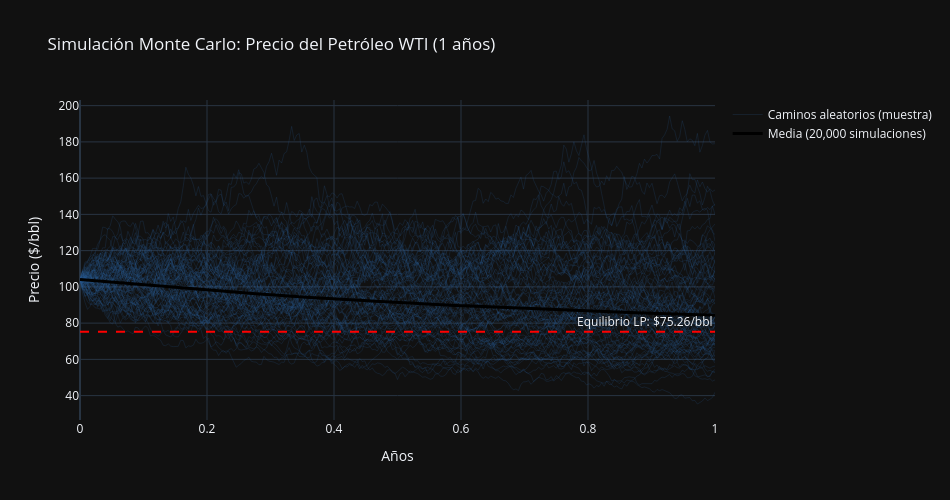

The notebook cell saved with this chart:
### Code cell
# ------------------------------------------------------------------------------
# GRÁFICA 1: Trayectorias de Monte Carlo - Petróleo WTI
# ------------------------------------------------------------------------------
fig_oil = go.Figure()

# Caminos individuales (en gris/azul translúcido para no saturar)
for i in range(n_paths_plot):
    fig_oil.add_trace(
        go.Scatter(
            x=time_grid,
            y=P_oil_paths[:, i],
            mode='lines',
            line=dict(color='rgba(43, 92, 143, 0.20)', width=1),
            showlegend=(i == 0),
            name='Caminos aleatorios (muestra)',
            hoverinfo='skip',
        )
    )

# Media de las N_SIMS simulaciones
fig_oil.add_trace(
    go.Scatter(
        x=time_grid,
        y=P_oil_paths.mean(axis=1),
        mode='lines',
        line=dict(color='black', width=3),
        name=f'Media ({N_SIMS:,} simulaciones)',
    )
)

# Nivel de equilibrio de largo plazo
fig_oil.add_hline(
    y=oil_params['eq_price'],
    line_dash='dash',
    line_color='red',
    line_width=2,
    annotation_text=f"Equilibrio LP: ${oil_params['eq_price']:.2f}/bbl",
    annotation_position='top right',
)

fig_oil.update_layout(
    title=f'Simulación Monte Carlo: Precio del Petróleo WTI ({N_YEARS} años)',
    xaxis_title='Años',
    yaxis_title='Precio ($/bbl)',
    template='plotly_dark',
    width=950,
    height=500,
    hovermode='x unified',
)
fig_oil.show()

### Figure 1 — Plotly figure (JSON) as saved in the notebook; plotly's stock layout.template omitted (floating-point values rounded to 4 significant figures; data arrays with more than 128 entries replaced by an {"elided": "..."} marker saying what was removed)
{"data": [{"hoverinfo": "skip", "line": {"color": "rgba(43, 92, 143, 0.20)", "width": 1}, "mode": "lines", "name": "Caminos aleatorios (muestra)", "showlegend": true, "type": "scatter", "x": {"elided": "253 float values"}, "y": {"elided": "253 float values"}}, {"hoverinfo": "skip", "line": {"color": "rgba(43, 92, 143, 0.20)", "width": 1}, "mode": "lines", "name": "Caminos aleatorios (muestra)", "showlegend": false, "type": "scatter", "x": {"elided": "253 float values"}, "y": {"elided": "253 float values"}}, {"hoverinfo": "skip", "line": {"color": "rgba(43, 92, 143, 0.20)", "width": 1}, "mode": "lines", "name": "Caminos aleatorios (muestra)", "showlegend": false, "type": "scatter", "x": {"elided": "253 float values"}, "y": {"elided": "253 float values"}}, {"hoverinfo": "skip", "line": {"color": "rgba(43, 92, 143, 0.20)", "width": 1}, "mode": "lines", "name": "Caminos aleatorios (muestra)", "showlegend": false, "type": "scatter", "x": {"elided": "253 float values"}, "y": {"elided": "253 float values"}}, {"hoverinfo": "skip", "line": {"color": "rgba(43, 92, 143, 0.20)", "width": 1}, "mode": "lines", "name": "Caminos aleatorios (muestra)", "showlegend": false, "type": "scatter", "x": {"elided": "253 float values"}, "y": {"elided": "253 float values"}}, {"hoverinfo": "skip", "line": {"color": "rgba(43, 92, 143, 0.20)", "width": 1}, "mode": "lines", "name": "Caminos aleatorios (muestra)", "showlegend": false, "type": "scatter", "x": {"elided": "253 float values"}, "y": {"elided": "253 float values"}}, {"hoverinfo": "skip", "line": {"color": "rgba(43, 92, 143, 0.20)", "width": 1}, "mode": "lines", "name": "Caminos aleatorios (muestra)", "showlegend": false, "type": "scatter", "x": {"elided": "253 float values"}, "y": {"elided": "253 float values"}}, {"hoverinfo": "skip", "line": {"color": "rgba(43, 92, 143, 0.20)", "width": 1}, "mode": "lines", "name": "Caminos aleatorios (muestra)", "showlegend": false, "type": "scatter", "x": {"elided": "253 float values"}, "y": {"elided": "253 float values"}}, {"hoverinfo": "skip", "line": {"color": "rgba(43, 92, 143, 0.20)", "width": 1}, "mode": "lines", "name": "Caminos aleatorios (muestra)", "showlegend": false, "type": "scatter", "x": {"elided": "253 float values"}, "y": {"elided": "253 float values"}}, {"hoverinfo": "skip", "line": {"color": "rgba(43, 92, 143, 0.20)", "width": 1}, "mode": "lines", "name": "Caminos aleatorios (muestra)", "showlegend": false, "type": "scatter", "x": {"elided": "253 float values"}, "y": {"elided": "253 float values"}}, {"hoverinfo": "skip", "line": {"color": "rgba(43, 92, 143, 0.20)", "width": 1}, "mode": "lines", "name": "Caminos aleatorios (muestra)", "showlegend": false, "type": "scatter", "x": {"elided": "253 float values"}, "y": {"elided": "253 float values"}}, {"hoverinfo": "skip", "line": {"color": "rgba(43, 92, 143, 0.20)", "width": 1}, "mode": "lines", "name": "Caminos aleatorios (muestra)", "showlegend": false, "type": "scatter", "x": {"elided": "253 float values"}, "y": {"elided": "253 float values"}}, {"hoverinfo": "skip", "line": {"color": "rgba(43, 92, 143, 0.20)", "width": 1}, "mode": "lines", "name": "Caminos aleatorios (muestra)", "showlegend": false, "type": "scatter", "x": {"elided": "253 float values"}, "y": {"elided": "253 float values"}}, {"hoverinfo": "skip", "line": {"color": "rgba(43, 92, 143, 0.20)", "width": 1}, "mode": "lines", "name": "Caminos aleatorios (muestra)", "showlegend": false, "type": "scatter", "x": {"elided": "253 float values"}, "y": {"elided": "253 float values"}}, {"hoverinfo": "skip", "line": {"color": "rgba(43, 92, 143, 0.20)", "width": 1}, "mode": "lines", "name": "Caminos aleatorios (muestra)", "showlegend": false, "type": "scatter", "x": {"elided": "253 float values"}, "y": {"elided": "253 float values"}}, {"hoverinfo": "skip", "line": {"color": "rgba(43, 92, 143, 0.20)", "width": 1}, "mode": "lines", "name": "Caminos aleatorios (muestra)", "showlegend": false, "type": "scatter", "x": {"elided": "253 float values"}, "y": {"elided": "253 float values"}}, {"hoverinfo": "skip", "line": {"color": "rgba(43, 92, 143, 0.20)", "width": 1}, "mode": "lines", "name": "Caminos aleatorios (muestra)", "showlegend": false, "type": "scatter", "x": {"elided": "253 float values"}, "y": {"elided": "253 float values"}}, {"hoverinfo": "skip", "line": {"color": "rgba(43, 92, 143, 0.20)", "width": 1}, "mode": "lines", "name": "Caminos aleatorios (muestra)", "showlegend": false, "type": "scatter", "x": {"elided": "253 float values"}, "y": {"elided": "253 float values"}}, {"hoverinfo": "skip", "line": {"color": "rgba(43, 92, 143, 0.20)", "width": 1}, "mode": "lines", "name": "Caminos aleatorios (muestra)", "showlegend": false, "type": "scatter", "x": {"elided": "253 float values"}, "y": {"elided": "253 float values"}}, {"hoverinfo": "skip", "line": {"color": "rgba(43, 92, 143, 0.20)", "width": 1}, "mode": "lines", "name": "Caminos aleatorios (muestra)", "showlegend": false, "type": "scatter", "x": {"elided": "253 float values"}, "y": {"elided": "253 float values"}}, {"hoverinfo": "skip", "line": {"color": "rgba(43, 92, 143, 0.20)", "width": 1}, "mode": "lines", "name": "Caminos aleatorios (muestra)", "showlegend": false, "type": "scatter", "x": {"elided": "253 float values"}, "y": {"elided": "253 float values"}}, {"hoverinfo": "skip", "line": {"color": "rgba(43, 92, 143, 0.20)", "width": 1}, "mode": "lines", "name": "Caminos aleatorios (muestra)", "showlegend": false, "type": "scatter", "x": {"elided": "253 float values"}, "y": {"elided": "253 float values"}}, {"hoverinfo": "skip", "line": {"color": "rgba(43, 92, 143, 0.20)", "width": 1}, "mode": "lines", "name": "Caminos aleatorios (muestra)", "showlegend": false, "type": "scatter", "x": {"elided": "253 float values"}, "y": {"elided": "253 float values"}}, {"hoverinfo": "skip", "line": {"color": "rgba(43, 92, 143, 0.20)", "width": 1}, "mode": "lines", "name": "Caminos aleatorios (muestra)", "showlegend": false, "type": "scatter", "x": {"elided": "253 float values"}, "y": {"elided": "253 float values"}}, {"hoverinfo": "skip", "line": {"color": "rgba(43, 92, 143, 0.20)", "width": 1}, "mode": "lines", "name": "Caminos aleatorios (muestra)", "showlegend": false, "type": "scatter", "x": {"elided": "253 float values"}, "y": {"elided": "253 float values"}}, {"hoverinfo": "skip", "line": {"color": "rgba(43, 92, 143, 0.20)", "width": 1}, "mode": "lines", "name": "Caminos aleatorios (muestra)", "showlegend": false, "type": "scatter", "x": {"elided": "253 float values"}, "y": {"elided": "253 float values"}}, {"hoverinfo": "skip", "line": {"color": "rgba(43, 92, 143, 0.20)", "width": 1}, "mode": "lines", "name": "Caminos aleatorios (muestra)", "showlegend": false, "type": "scatter", "x": {"elided": "253 float values"}, "y": {"elided": "253 float values"}}, {"hoverinfo": "skip", "line": {"color": "rgba(43, 92, 143, 0.20)", "width": 1}, "mode": "lines", "name": "Caminos aleatorios (muestra)", "showlegend": false, "type": "scatter", "x": {"elided": "253 float values"}, "y": {"elided": "253 float values"}}, {"hoverinfo": "skip", "line": {"color": "rgba(43, 92, 143, 0.20)", "width": 1}, "mode": "lines", "name": "Caminos aleatorios (muestra)", "showlegend": false, "type": "scatter", "x": {"elided": "253 float values"}, "y": {"elided": "253 float values"}}, {"hoverinfo": "skip", "line": {"color": "rgba(43, 92, 143, 0.20)", "width": 1}, "mode": "lines", "name": "Caminos aleatorios (muestra)", "showlegend": false, "type": "scatter", "x": {"elided": "253 float values"}, "y": {"elided": "253 float values"}}, {"hoverinfo": "skip", "line": {"color": "rgba(43, 92, 143, 0.20)", "width": 1}, "mode": "lines", "name": "Caminos aleatorios (muestra)", "showlegend": false, "type": "scatter", "x": {"elided": "253 float values"}, "y": {"elided": "253 float values"}}, {"hoverinfo": "skip", "line": {"color": "rgba(43, 92, 143, 0.20)", "width": 1}, "mode": "lines", "name": "Caminos aleatorios (muestra)", "showlegend": false, "type": "scatter", "x": {"elided": "253 float values"}, "y": {"elided": "253 float values"}}, {"hoverinfo": "skip", "line": {"color": "rgba(43, 92, 143, 0.20)", "width": 1}, "mode": "lines", "name": "Caminos aleatorios (muestra)", "showlegend": false, "type": "scatter", "x": {"elided": "253 float values"}, "y": {"elided": "253 float values"}}, {"hoverinfo": "skip", "line": {"color": "rgba(43, 92, 143, 0.20)", "width": 1}, "mode": "lines", "name": "Caminos aleatorios (muestra)", "showlegend": false, "type": "scatter", "x": {"elided": "253 float values"}, "y": {"elided": "253 float values"}}, {"hoverinfo": "skip", "line": {"color": "rgba(43, 92, 143, 0.20)", "width": 1}, "mode": "lines", "name": "Caminos aleatorios (muestra)", "showlegend": false, "type": "scatter", "x": {"elided": "253 float values"}, "y": {"elided": "253 float values"}}, {"hoverinfo": "skip", "line": {"color": "rgba(43, 92, 143, 0.20)", "width": 1}, "mode": "lines", "name": "Caminos aleatorios (muestra)", "showlegend": false, "type": "scatter", "x": {"elided": "253 float values"}, "y": {"elided": "253 float values"}}, {"hoverinfo": "skip", "line": {"color": "rgba(43, 92, 143, 0.20)", "width": 1}, "mode": "lines", "name": "Caminos aleatorios (muestra)", "showlegend": false, "type": "scatter", "x": {"elided": "253 float values"}, "y": {"elided": "253 float values"}}, {"hoverinfo": "skip", "line": {"color": "rgba(43, 92, 143, 0.20)", "width": 1}, "mode": "lines", "name": "Caminos aleatorios (muestra)", "showlegend": false, "type": "scatter", "x": {"elided": "253 float values"}, "y": {"elided": "253 float values"}}, {"hoverinfo": "skip", "line": {"color": "rgba(43, 92, 143, 0.20)", "width": 1}, "mode": "lines", "name": "Caminos aleatorios (muestra)", "showlegend": false, "type": "scatter", "x": {"elided": "253 float values"}, "y": {"elided": "253 float values"}}, {"hoverinfo": "skip", "line": {"color": "rgba(43, 92, 143, 0.20)", "width": 1}, "mode": "lines", "name": "Caminos aleatorios (muestra)", "showlegend": false, "type": "scatter", "x": {"elided": "253 float values"}, "y": {"elided": "253 float values"}}, {"hoverinfo": "skip", "line": {"color": "rgba(43, 92, 143, 0.20)", "width": 1}, "mode": "lines", "name": "Caminos aleatorios (muestra)", "showlegend": false, "type": "scatter", "x": {"elided": "253 float values"}, "y": {"elided": "253 float values"}}, {"hoverinfo": "skip", "line": {"color": "rgba(43, 92, 143, 0.20)", "width": 1}, "mode": "lines", "name": "Caminos aleatorios (muestra)", "showlegend": false, "type": "scatter", "x": {"elided": "253 float values"}, "y": {"elided": "253 float values"}}, {"hoverinfo": "skip", "line": {"color": "rgba(43, 92, 143, 0.20)", "width": 1}, "mode": "lines", "name": "Caminos aleatorios (muestra)", "showlegend": false, "type": "scatter", "x": {"elided": "253 float values"}, "y": {"elided": "253 float values"}}, {"hoverinfo": "skip", "line": {"color": "rgba(43, 92, 143, 0.20)", "width": 1}, "mode": "lines", "name": "Caminos aleatorios (muestra)", "showlegend": false, "type": "scatter", "x": {"elided": "253 float values"}, "y": {"elided": "253 float values"}}, {"hoverinfo": "skip", "line": {"color": "rgba(43, 92, 143, 0.20)", "width": 1}, "mode": "lines", "name": "Caminos aleatorios (muestra)", "showlegend": false, "type": "scatter", "x": {"elided": "253 float values"}, "y": {"elided": "253 float values"}}, {"hoverinfo": "skip", "line": {"color": "rgba(43, 92, 143, 0.20)", "width": 1}, "mode": "lines", "name": "Caminos aleatorios (muestra)", "showlegend": false, "type": "scatter", "x": {"elided": "253 float values"}, "y": {"elided": "253 float values"}}, {"hoverinfo": "skip", "line": {"color": "rgba(43, 92, 143, 0.20)", "width": 1}, "mode": "lines", "name": "Caminos aleatorios (muestra)", "showlegend": false, "type": "scatter", "x": {"elided": "253 float values"}, "y": {"elided": "253 float values"}}, {"hoverinfo": "skip", "line": {"color": "rgba(43, 92, 143, 0.20)", "width": 1}, "mode": "lines", "name": "Caminos aleatorios (muestra)", "showlegend": false, "type": "scatter", "x": {"elided": "253 float values"}, "y": {"elided": "253 float values"}}, {"hoverinfo": "skip", "line": {"color": "rgba(43, 92, 143, 0.20)", "width": 1}, "mode": "lines", "name": "Caminos aleatorios (muestra)", "showlegend": false, "type": "scatter", "x": {"elided": "253 float values"}, "y": {"elided": "253 float values"}}, {"hoverinfo": "skip", "line": {"color": "rgba(43, 92, 143, 0.20)", "width": 1}, "mode": "lines", "name": "Caminos aleatorios (muestra)", "showlegend": false, "type": "scatter", "x": {"elided": "253 float values"}, "y": {"elided": "253 float values"}}, {"hoverinfo": "skip", "line": {"color": "rgba(43, 92, 143, 0.20)", "width": 1}, "mode": "lines", "name": "Caminos aleatorios (muestra)", "showlegend": false, "type": "scatter", "x": {"elided": "253 float values"}, "y": {"elided": "253 float values"}}, {"hoverinfo": "skip", "line": {"color": "rgba(43, 92, 143, 0.20)", "width": 1}, "mode": "lines", "name": "Caminos aleatorios (muestra)", "showlegend": false, "type": "scatter", "x": {"elided": "253 float values"}, "y": {"elided": "253 float values"}}, {"hoverinfo": "skip", "line": {"color": "rgba(43, 92, 143, 0.20)", "width": 1}, "mode": "lines", "name": "Caminos aleatorios (muestra)", "showlegend": false, "type": "scatter", "x": {"elided": "253 float values"}, "y": {"elided": "253 float values"}}, {"hoverinfo": "skip", "line": {"color": "rgba(43, 92, 143, 0.20)", "width": 1}, "mode": "lines", "name": "Caminos aleatorios (muestra)", "showlegend": false, "type": "scatter", "x": {"elided": "253 float values"}, "y": {"elided": "253 float values"}}, {"hoverinfo": "skip", "line": {"color": "rgba(43, 92, 143, 0.20)", "width": 1}, "mode": "lines", "name": "Caminos aleatorios (muestra)", "showlegend": false, "type": "scatter", "x": {"elided": "253 float values"}, "y": {"elided": "253 float values"}}, {"hoverinfo": "skip", "line": {"color": "rgba(43, 92, 143, 0.20)", "width": 1}, "mode": "lines", "name": "Caminos aleatorios (muestra)", "showlegend": false, "type": "scatter", "x": {"elided": "253 float values"}, "y": {"elided": "253 float values"}}, {"hoverinfo": "skip", "line": {"color": "rgba(43, 92, 143, 0.20)", "width": 1}, "mode": "lines", "name": "Caminos aleatorios (muestra)", "showlegend": false, "type": "scatter", "x": {"elided": "253 float values"}, "y": {"elided": "253 float values"}}, {"hoverinfo": "skip", "line": {"color": "rgba(43, 92, 143, 0.20)", "width": 1}, "mode": "lines", "name": "Caminos aleatorios (muestra)", "showlegend": false, "type": "scatter", "x": {"elided": "253 float values"}, "y": {"elided": "253 float values"}}, {"hoverinfo": "skip", "line": {"color": "rgba(43, 92, 143, 0.20)", "width": 1}, "mode": "lines", "name": "Caminos aleatorios (muestra)", "showlegend": false, "type": "scatter", "x": {"elided": "253 float values"}, "y": {"elided": "253 float values"}}, {"hoverinfo": "skip", "line": {"color": "rgba(43, 92, 143, 0.20)", "width": 1}, "mode": "lines", "name": "Caminos aleatorios (muestra)", "showlegend": false, "type": "scatter", "x": {"elided": "253 float values"}, "y": {"elided": "253 float values"}}, {"hoverinfo": "skip", "line": {"color": "rgba(43, 92, 143, 0.20)", "width": 1}, "mode": "lines", "name": "Caminos aleatorios (muestra)", "showlegend": false, "type": "scatter", "x": {"elided": "253 float values"}, "y": {"elided": "253 float values"}}, {"hoverinfo": "skip", "line": {"color": "rgba(43, 92, 143, 0.20)", "width": 1}, "mode": "lines", "name": "Caminos aleatorios (muestra)", "showlegend": false, "type": "scatter", "x": {"elided": "253 float values"}, "y": {"elided": "253 float values"}}, {"hoverinfo": "skip", "line": {"color": "rgba(43, 92, 143, 0.20)", "width": 1}, "mode": "lines", "name": "Caminos aleatorios (muestra)", "showlegend": false, "type": "scatter", "x": {"elided": "253 float values"}, "y": {"elided": "253 float values"}}, {"hoverinfo": "skip", "line": {"color": "rgba(43, 92, 143, 0.20)", "width": 1}, "mode": "lines", "name": "Caminos aleatorios (muestra)", "showlegend": false, "type": "scatter", "x": {"elided": "253 float values"}, "y": {"elided": "253 float values"}}, {"hoverinfo": "skip", "line": {"color": "rgba(43, 92, 143, 0.20)", "width": 1}, "mode": "lines", "name": "Caminos aleatorios (muestra)", "showlegend": false, "type": "scatter", "x": {"elided": "253 float values"}, "y": {"elided": "253 float values"}}, {"hoverinfo": "skip", "line": {"color": "rgba(43, 92, 143, 0.20)", "width": 1}, "mode": "lines", "name": "Caminos aleatorios (muestra)", "showlegend": false, "type": "scatter", "x": {"elided": "253 float values"}, "y": {"elided": "253 float values"}}, {"hoverinfo": "skip", "line": {"color": "rgba(43, 92, 143, 0.20)", "width": 1}, "mode": "lines", "name": "Caminos aleatorios (muestra)", "showlegend": false, "type": "scatter", "x": {"elided": "253 float values"}, "y": {"elided": "253 float values"}}, {"hoverinfo": "skip", "line": {"color": "rgba(43, 92, 143, 0.20)", "width": 1}, "mode": "lines", "name": "Caminos aleatorios (muestra)", "showlegend": false, "type": "scatter", "x": {"elided": "253 float values"}, "y": {"elided": "253 float values"}}, {"hoverinfo": "skip", "line": {"color": "rgba(43, 92, 143, 0.20)", "width": 1}, "mode": "lines", "name": "Caminos aleatorios (muestra)", "showlegend": false, "type": "scatter", "x": {"elided": "253 float values"}, "y": {"elided": "253 float values"}}, {"hoverinfo": "skip", "line": {"color": "rgba(43, 92, 143, 0.20)", "width": 1}, "mode": "lines", "name": "Caminos aleatorios (muestra)", "showlegend": false, "type": "scatter", "x": {"elided": "253 float values"}, "y": {"elided": "253 float values"}}, {"hoverinfo": "skip", "line": {"color": "rgba(43, 92, 143, 0.20)", "width": 1}, "mode": "lines", "name": "Caminos aleatorios (muestra)", "showlegend": false, "type": "scatter", "x": {"elided": "253 float values"}, "y": {"elided": "253 float values"}}, {"hoverinfo": "skip", "line": {"color": "rgba(43, 92, 143, 0.20)", "width": 1}, "mode": "lines", "name": "Caminos aleatorios (muestra)", "showlegend": false, "type": "scatter", "x": {"elided": "253 float values"}, "y": {"elided": "253 float values"}}, {"hoverinfo": "skip", "line": {"color": "rgba(43, 92, 143, 0.20)", "width": 1}, "mode": "lines", "name": "Caminos aleatorios (muestra)", "showlegend": false, "type": "scatter", "x": {"elided": "253 float values"}, "y": {"elided": "253 float values"}}, {"hoverinfo": "skip", "line": {"color": "rgba(43, 92, 143, 0.20)", "width": 1}, "mode": "lines", "name": "Caminos aleatorios (muestra)", "showlegend": false, "type": "scatter", "x": {"elided": "253 float values"}, "y": {"elided": "253 float values"}}, {"hoverinfo": "skip", "line": {"color": "rgba(43, 92, 143, 0.20)", "width": 1}, "mode": "lines", "name": "Caminos aleatorios (muestra)", "showlegend": false, "type": "scatter", "x": {"elided": "253 float values"}, "y": {"elided": "253 float values"}}, {"hoverinfo": "skip", "line": {"color": "rgba(43, 92, 143, 0.20)", "width": 1}, "mode": "lines", "name": "Caminos aleatorios (muestra)", "showlegend": false, "type": "scatter", "x": {"elided": "253 float values"}, "y": {"elided": "253 float values"}}, {"hoverinfo": "skip", "line": {"color": "rgba(43, 92, 143, 0.20)", "width": 1}, "mode": "lines", "name": "Caminos aleatorios (muestra)", "showlegend": false, "type": "scatter", "x": {"elided": "253 float values"}, "y": {"elided": "253 float values"}}, {"hoverinfo": "skip", "line": {"color": "rgba(43, 92, 143, 0.20)", "width": 1}, "mode": "lines", "name": "Caminos aleatorios (muestra)", "showlegend": false, "type": "scatter", "x": {"elided": "253 float values"}, "y": {"elided": "253 float values"}}, {"hoverinfo": "skip", "line": {"color": "rgba(43, 92, 143, 0.20)", "width": 1}, "mode": "lines", "name": "Caminos aleatorios (muestra)", "showlegend": false, "type": "scatter", "x": {"elided": "253 float values"}, "y": {"elided": "253 float values"}}, {"hoverinfo": "skip", "line": {"color": "rgba(43, 92, 143, 0.20)", "width": 1}, "mode": "lines", "name": "Caminos aleatorios (muestra)", "showlegend": false, "type": "scatter", "x": {"elided": "253 float values"}, "y": {"elided": "253 float values"}}, {"line": {"color": "black", "width": 3}, "mode": "lines", "name": "Media (20,000 simulaciones)", "type": "scatter", "x": {"elided": "253 float values"}, "y": {"elided": "253 float values"}}], "layout": {"annotations": [{"showarrow": false, "text": "Equilibrio LP: $75.26/bbl", "x": 1, "xanchor": "right", "xref": "x domain", "y": 75.26, "yanchor": "bottom", "yref": "y"}], "height": 500, "hovermode": "x unified", "shapes": [{"line": {"color": "red", "dash": "dash", "width": 2}, "type": "line", "x0": 0, "x1": 1, "xref": "x domain", "y0": 75.26, "y1": 75.26, "yref": "y"}], "title": {"text": "Simulación Monte Carlo: Precio del Petróleo WTI (1 años)"}, "width": 950, "xaxis": {"title": {"text": "Años"}}, "yaxis": {"title": {"text": "Precio ($/bbl)"}}}}
